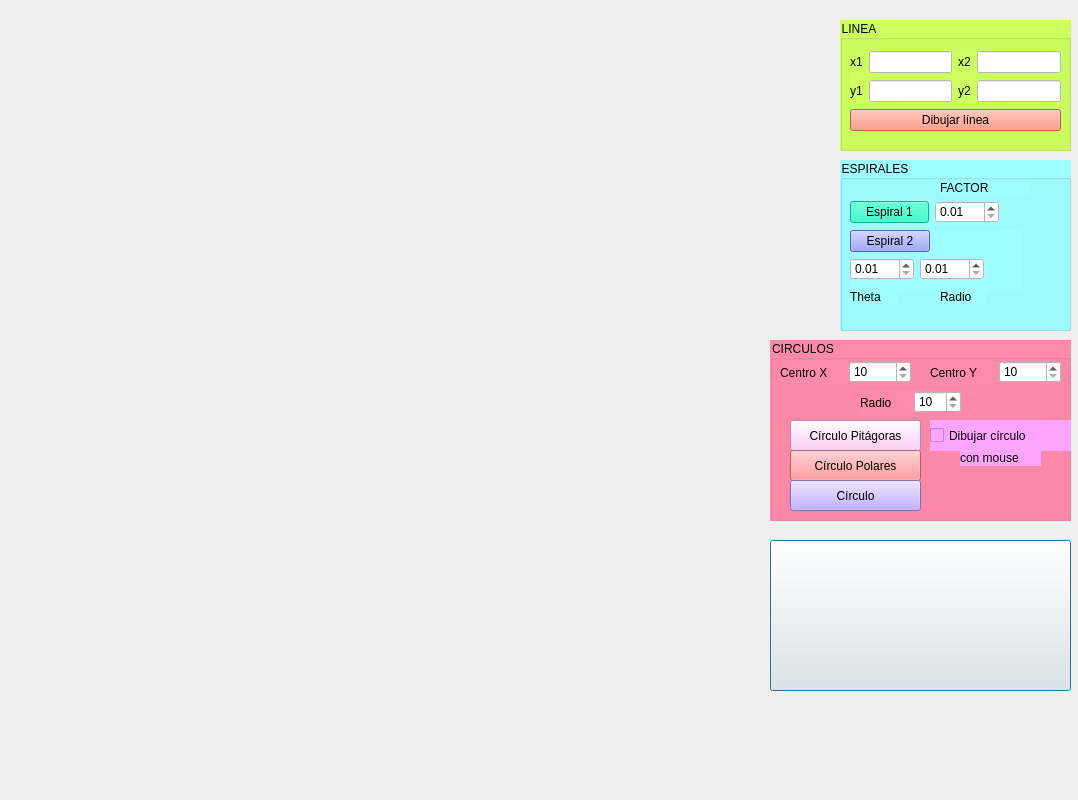
<?xml version="1.0" encoding="UTF-8"?>
<ui version="4.0">
 <class>Dialog</class>
 <widget class="QDialog" name="Dialog">
  <property name="geometry">
   <rect>
    <x>0</x>
    <y>0</y>
    <width>1078</width>
    <height>800</height>
   </rect>
  </property>
  <property name="windowTitle">
   <string>Figuras</string>
  </property>
  <widget class="QPushButton" name="pushButColor">
   <property name="geometry">
    <rect>
     <x>770</x>
     <y>540</y>
     <width>301</width>
     <height>151</height>
    </rect>
   </property>
   <property name="font">
    <font>
     <pointsize>17</pointsize>
    </font>
   </property>
   <property name="text">
    <string/>
   </property>
   <property name="icon">
    <iconset resource="Resources.qrc">
     <normaloff>:/colores.png</normaloff>:/colores.png</iconset>
   </property>
   <property name="iconSize">
    <size>
     <width>174</width>
     <height>200</height>
    </size>
   </property>
   <property name="flat">
    <bool>false</bool>
   </property>
  </widget>
  <widget class="QGroupBox" name="groupBox">
   <property name="geometry">
    <rect>
     <x>770</x>
     <y>340</y>
     <width>301</width>
     <height>181</height>
    </rect>
   </property>
   <property name="styleSheet">
    <string notr="true">background-color: rgb(255, 138, 169);
color: rgb(0, 0, 0);</string>
   </property>
   <property name="title">
    <string>CIRCULOS</string>
   </property>
   <widget class="QWidget" name="layoutWidget">
    <property name="geometry">
     <rect>
      <x>10</x>
      <y>20</y>
      <width>131</width>
      <height>25</height>
     </rect>
    </property>
    <layout class="QHBoxLayout" name="horizontalLayout">
     <item>
      <widget class="QLabel" name="label_5">
       <property name="text">
        <string>Centro X</string>
       </property>
      </widget>
     </item>
     <item>
      <widget class="QSpinBox" name="spinBoxCentroX">
       <property name="styleSheet">
        <string notr="true">background-color: rgb(255, 255, 255);</string>
       </property>
       <property name="minimum">
        <number>10</number>
       </property>
       <property name="maximum">
        <number>600</number>
       </property>
      </widget>
     </item>
    </layout>
   </widget>
   <widget class="QWidget" name="layoutWidget">
    <property name="geometry">
     <rect>
      <x>160</x>
      <y>20</y>
      <width>131</width>
      <height>25</height>
     </rect>
    </property>
    <layout class="QHBoxLayout" name="horizontalLayout_2">
     <item>
      <widget class="QLabel" name="label_6">
       <property name="text">
        <string>Centro Y</string>
       </property>
      </widget>
     </item>
     <item>
      <widget class="QSpinBox" name="spinBoxCentroY">
       <property name="styleSheet">
        <string notr="true">background-color: rgb(255, 255, 255);</string>
       </property>
       <property name="minimum">
        <number>10</number>
       </property>
       <property name="maximum">
        <number>600</number>
       </property>
      </widget>
     </item>
    </layout>
   </widget>
   <widget class="QWidget" name="layoutWidget">
    <property name="geometry">
     <rect>
      <x>90</x>
      <y>50</y>
      <width>101</width>
      <height>25</height>
     </rect>
    </property>
    <layout class="QHBoxLayout" name="horizontalLayout_3">
     <item>
      <widget class="QLabel" name="label_7">
       <property name="text">
        <string>Radio</string>
       </property>
      </widget>
     </item>
     <item>
      <widget class="QSpinBox" name="spinBoxRadio">
       <property name="styleSheet">
        <string notr="true">background-color: rgb(255, 255, 255);</string>
       </property>
       <property name="minimum">
        <number>10</number>
       </property>
       <property name="maximum">
        <number>470</number>
       </property>
      </widget>
     </item>
    </layout>
   </widget>
   <widget class="QPushButton" name="pushButPitagoras">
    <property name="geometry">
     <rect>
      <x>20</x>
      <y>80</y>
      <width>131</width>
      <height>31</height>
     </rect>
    </property>
    <property name="styleSheet">
     <string notr="true">background-color: rgb(255, 192, 249);</string>
    </property>
    <property name="text">
     <string>Círculo Pitágoras</string>
    </property>
   </widget>
   <widget class="QPushButton" name="pushButPolares">
    <property name="geometry">
     <rect>
      <x>20</x>
      <y>110</y>
      <width>131</width>
      <height>31</height>
     </rect>
    </property>
    <property name="styleSheet">
     <string notr="true">background-color: rgb(255, 127, 131);</string>
    </property>
    <property name="text">
     <string>Círculo Polares</string>
    </property>
   </widget>
   <widget class="QPushButton" name="pushButCirculo">
    <property name="geometry">
     <rect>
      <x>20</x>
      <y>140</y>
      <width>131</width>
      <height>31</height>
     </rect>
    </property>
    <property name="styleSheet">
     <string notr="true">background-color: rgb(179, 153, 255);</string>
    </property>
    <property name="text">
     <string>Círculo</string>
    </property>
   </widget>
   <widget class="QCheckBox" name="checkBoxCM">
    <property name="geometry">
     <rect>
      <x>160</x>
      <y>80</y>
      <width>141</width>
      <height>31</height>
     </rect>
    </property>
    <property name="font">
     <font>
      <kerning>false</kerning>
     </font>
    </property>
    <property name="styleSheet">
     <string notr="true">background-color: rgb(255, 165, 255);</string>
    </property>
    <property name="text">
     <string>Dibujar círculo </string>
    </property>
   </widget>
   <widget class="QLabel" name="label_11">
    <property name="geometry">
     <rect>
      <x>190</x>
      <y>110</y>
      <width>81</width>
      <height>16</height>
     </rect>
    </property>
    <property name="styleSheet">
     <string notr="true">background-color: rgb(255, 165, 255);</string>
    </property>
    <property name="text">
     <string>con mouse</string>
    </property>
   </widget>
  </widget>
  <widget class="QWidget" name="widget" native="true">
   <property name="geometry">
    <rect>
     <x>0</x>
     <y>0</y>
     <width>751</width>
     <height>791</height>
    </rect>
   </property>
  </widget>
  <widget class="QGroupBox" name="groupBox_3">
   <property name="geometry">
    <rect>
     <x>840</x>
     <y>20</y>
     <width>231</width>
     <height>131</height>
    </rect>
   </property>
   <property name="styleSheet">
    <string notr="true">background-color: rgb(204, 255, 94);
color: rgb(0, 0, 0);</string>
   </property>
   <property name="title">
    <string>LINEA</string>
   </property>
   <widget class="QWidget" name="layoutWidget">
    <property name="geometry">
     <rect>
      <x>10</x>
      <y>30</y>
      <width>211</width>
      <height>84</height>
     </rect>
    </property>
    <layout class="QGridLayout" name="gridLayout">
     <item row="0" column="0">
      <layout class="QHBoxLayout" name="horizontalLayout_6">
       <item>
        <widget class="QLabel" name="label">
         <property name="text">
          <string>x1</string>
         </property>
        </widget>
       </item>
       <item>
        <widget class="QLineEdit" name="lineEditX1">
         <property name="styleSheet">
          <string notr="true">background-color: rgb(255, 255, 255);</string>
         </property>
        </widget>
       </item>
      </layout>
     </item>
     <item row="0" column="1">
      <layout class="QHBoxLayout" name="horizontalLayout_5">
       <item>
        <widget class="QLabel" name="label_4">
         <property name="text">
          <string>x2</string>
         </property>
        </widget>
       </item>
       <item>
        <widget class="QLineEdit" name="lineEditX2">
         <property name="styleSheet">
          <string notr="true">background-color: rgb(255, 255, 255);
</string>
         </property>
        </widget>
       </item>
      </layout>
     </item>
     <item row="1" column="0">
      <layout class="QHBoxLayout" name="horizontalLayout_7">
       <item>
        <widget class="QLabel" name="label_2">
         <property name="text">
          <string>y1</string>
         </property>
        </widget>
       </item>
       <item>
        <widget class="QLineEdit" name="lineEditY1">
         <property name="styleSheet">
          <string notr="true">background-color: rgb(255, 255, 255);</string>
         </property>
        </widget>
       </item>
      </layout>
     </item>
     <item row="1" column="1">
      <layout class="QHBoxLayout" name="horizontalLayout_4">
       <item>
        <widget class="QLabel" name="label_3">
         <property name="text">
          <string>y2</string>
         </property>
        </widget>
       </item>
       <item>
        <widget class="QLineEdit" name="lineEditY2">
         <property name="styleSheet">
          <string notr="true">background-color: rgb(255, 255, 255);</string>
         </property>
        </widget>
       </item>
      </layout>
     </item>
     <item row="2" column="0" colspan="2">
      <widget class="QPushButton" name="pushButLinea">
       <property name="styleSheet">
        <string notr="true">background-color: rgb(255, 130, 105);
color: rgb(0, 0, 0);</string>
       </property>
       <property name="text">
        <string>Dibujar línea</string>
       </property>
      </widget>
     </item>
    </layout>
   </widget>
  </widget>
  <widget class="QGroupBox" name="groupBox_2">
   <property name="geometry">
    <rect>
     <x>840</x>
     <y>160</y>
     <width>231</width>
     <height>171</height>
    </rect>
   </property>
   <property name="styleSheet">
    <string notr="true">color: rgb(0, 0, 0);
background-color: rgb(158, 253, 255);</string>
   </property>
   <property name="title">
    <string>ESPIRALES</string>
   </property>
   <widget class="QWidget" name="layoutWidget">
    <property name="geometry">
     <rect>
      <x>10</x>
      <y>40</y>
      <width>149</width>
      <height>25</height>
     </rect>
    </property>
    <layout class="QHBoxLayout" name="horizontalLayout_8">
     <item>
      <widget class="QPushButton" name="pushButEspiral1">
       <property name="styleSheet">
        <string notr="true">background-color: rgb(0, 255, 191);
color: rgb(0, 0, 0);</string>
       </property>
       <property name="text">
        <string>Espiral 1</string>
       </property>
      </widget>
     </item>
     <item>
      <widget class="QDoubleSpinBox" name="doubleSpinFactor">
       <property name="styleSheet">
        <string notr="true">background-color: rgb(255, 255, 255);</string>
       </property>
       <property name="minimum">
        <double>0.010000000000000</double>
       </property>
       <property name="maximum">
        <double>100.000000000000000</double>
       </property>
       <property name="singleStep">
        <double>1.000000000000000</double>
       </property>
       <property name="stepType">
        <enum>QAbstractSpinBox::AdaptiveDecimalStepType</enum>
       </property>
       <property name="value">
        <double>0.010000000000000</double>
       </property>
      </widget>
     </item>
    </layout>
   </widget>
   <widget class="QWidget" name="layoutWidget">
    <property name="geometry">
     <rect>
      <x>10</x>
      <y>70</y>
      <width>171</width>
      <height>61</height>
     </rect>
    </property>
    <layout class="QFormLayout" name="formLayout_2">
     <item row="2" column="0">
      <layout class="QFormLayout" name="formLayout">
       <item row="0" column="0">
        <widget class="QDoubleSpinBox" name="doubleSpinTheta">
         <property name="styleSheet">
          <string notr="true">background-color: rgb(255, 255, 255);</string>
         </property>
         <property name="minimum">
          <double>0.010000000000000</double>
         </property>
         <property name="maximum">
          <double>100.000000000000000</double>
         </property>
         <property name="stepType">
          <enum>QAbstractSpinBox::AdaptiveDecimalStepType</enum>
         </property>
        </widget>
       </item>
       <item row="0" column="1">
        <widget class="QDoubleSpinBox" name="doubleSpinRadio">
         <property name="styleSheet">
          <string notr="true">background-color: rgb(255, 255, 255);</string>
         </property>
         <property name="minimum">
          <double>0.010000000000000</double>
         </property>
         <property name="maximum">
          <double>100.000000000000000</double>
         </property>
         <property name="stepType">
          <enum>QAbstractSpinBox::AdaptiveDecimalStepType</enum>
         </property>
        </widget>
       </item>
      </layout>
     </item>
     <item row="1" column="0">
      <widget class="QPushButton" name="pushButEspiral2">
       <property name="styleSheet">
        <string notr="true">color: rgb(0, 0, 0);
background-color: rgb(123, 130, 255);</string>
       </property>
       <property name="text">
        <string>Espiral 2</string>
       </property>
      </widget>
     </item>
    </layout>
   </widget>
   <widget class="QLabel" name="label_8">
    <property name="geometry">
     <rect>
      <x>100</x>
      <y>20</y>
      <width>91</width>
      <height>16</height>
     </rect>
    </property>
    <property name="text">
     <string>FACTOR</string>
    </property>
   </widget>
   <widget class="QLabel" name="label_9">
    <property name="geometry">
     <rect>
      <x>10</x>
      <y>130</y>
      <width>47</width>
      <height>14</height>
     </rect>
    </property>
    <property name="text">
     <string>Theta  </string>
    </property>
   </widget>
   <widget class="QLabel" name="label_10">
    <property name="geometry">
     <rect>
      <x>100</x>
      <y>130</y>
      <width>47</width>
      <height>14</height>
     </rect>
    </property>
    <property name="text">
     <string>Radio</string>
    </property>
   </widget>
   <zorder>label_10</zorder>
   <zorder>label_9</zorder>
   <zorder>layoutWidget</zorder>
   <zorder>layoutWidget</zorder>
   <zorder>label_8</zorder>
  </widget>
  <zorder>pushButColor</zorder>
  <zorder>groupBox</zorder>
  <zorder>groupBox_3</zorder>
  <zorder>groupBox_2</zorder>
  <zorder>widget</zorder>
 </widget>
 <resources>
  <include location="Resources.qrc"/>
 </resources>
 <connections/>
</ui>
